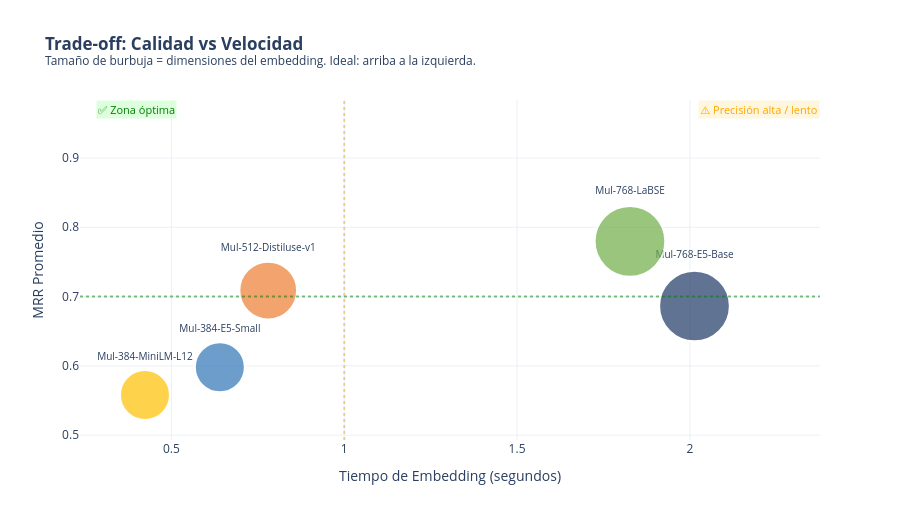

Here is the notebook cell this chart was saved with:
### Markdown cell above
---
## 3. ⏱️ Eficiencia Computacional: El Trade-off Precisión / Velocidad

Un modelo con MRR perfecto puede ser inviable en producción si introduce latencia inaceptable. El análisis coste-beneficio permite identificar el **"sweet spot"**: máxima precisión con mínimo coste computacional.

### Code cell
# ── Gráfico 3: Bubble chart — MRR vs Tiempo (tamaño = dimensiones del modelo)
dim_map = {
    'Mul-768-LaBSE': 768,
    'Mul-768-E5-Base': 768,
    'Mul-512-Distiluse-v1': 512,
    'Mul-384-E5-Small': 384,
    'Mul-384-MiniLM-L12': 384,
}
df_p_plot = df_p.copy()
df_p_plot['Dimensiones'] = df_p_plot['Modelo'].map(dim_map)

fig = px.scatter(
    df_p_plot,
    x='T. Embedding (s)', y='MRR',
    color='Modelo',
    size='Dimensiones',
    size_max=50,
    text='Modelo',
    color_discrete_sequence=PALETTE,
    title='<b>Trade-off: Calidad vs Velocidad</b><br><sup>Tamaño de burbuja = dimensiones del embedding. Ideal: arriba a la izquierda.</sup>',
    labels={'T. Embedding (s)': 'Tiempo de Embedding (segundos)', 'MRR': 'MRR Promedio'},
    hover_data={'RAM (MB)': ':.0f', 'Eficiencia': ':.3f'}
)

fig.update_traces(textposition='top center', marker=dict(line=dict(width=2, color='white')))
fig.update_traces(textfont=dict(size=10))



# Cuadrantes
fig.add_hline(y=0.70, line_dash='dot', line_color='green', opacity=0.5)
fig.add_vline(x=1.0, line_dash='dot', line_color='orange', opacity=0.5)

# Anotaciones de cuadrantes
fig.add_annotation(x=0.4, y=0.97, text='✅ Zona óptima', showarrow=False,
                   font=dict(color='green', size=11), bgcolor='rgba(200,255,200,0.6)')
fig.add_annotation(x=2.2, y=0.97, text='⚠️ Precisión alta / lento', showarrow=False,
                   font=dict(color='orange', size=11), bgcolor='rgba(255,240,200,0.6)')

fig.update_layout(height=520, showlegend=False)
fig.show()

### Figure 1 — Plotly figure (JSON) as saved in the notebook; plotly's stock layout.template omitted (floating-point values rounded to 4 significant figures)
{"data": [{"customdata": [[3878.0, 0.3409]], "hovertemplate": "Modelo=%{text}<br>Tiempo de Embedding (segundos)=%{x}<br>MRR Promedio=%{y}<br>Dimensiones=%{marker.size}<br>RAM (MB)=%{customdata[0]:.0f}<br>Eficiencia=%{customdata[1]:.3f}<extra></extra>", "legendgroup": "Mul-768-E5-Base", "marker": {"color": "#1F3864", "line": {"color": "white", "width": 2}, "size": [768], "sizemode": "area", "sizeref": 0.3072, "symbol": "circle"}, "mode": "markers+text", "name": "Mul-768-E5-Base", "orientation": "v", "showlegend": true, "text": ["Mul-768-E5-Base"], "textfont": {"size": 10}, "textposition": "top center", "type": "scatter", "x": [2.013], "xaxis": "x", "y": [0.6864], "yaxis": "y"}, {"customdata": [[3699.0, 0.9344]], "hovertemplate": "Modelo=%{text}<br>Tiempo de Embedding (segundos)=%{x}<br>MRR Promedio=%{y}<br>Dimensiones=%{marker.size}<br>RAM (MB)=%{customdata[0]:.0f}<br>Eficiencia=%{customdata[1]:.3f}<extra></extra>", "legendgroup": "Mul-384-E5-Small", "marker": {"color": "#2E75B6", "line": {"color": "white", "width": 2}, "size": [384], "sizemode": "area", "sizeref": 0.3072, "symbol": "circle"}, "mode": "markers+text", "name": "Mul-384-E5-Small", "orientation": "v", "showlegend": true, "text": ["Mul-384-E5-Small"], "textfont": {"size": 10}, "textposition": "top center", "type": "scatter", "x": [0.64], "xaxis": "x", "y": [0.598], "yaxis": "y"}, {"customdata": [[3996.0, 0.4268]], "hovertemplate": "Modelo=%{text}<br>Tiempo de Embedding (segundos)=%{x}<br>MRR Promedio=%{y}<br>Dimensiones=%{marker.size}<br>RAM (MB)=%{customdata[0]:.0f}<br>Eficiencia=%{customdata[1]:.3f}<extra></extra>", "legendgroup": "Mul-768-LaBSE", "marker": {"color": "#70AD47", "line": {"color": "white", "width": 2}, "size": [768], "sizemode": "area", "sizeref": 0.3072, "symbol": "circle"}, "mode": "markers+text", "name": "Mul-768-LaBSE", "orientation": "v", "showlegend": true, "text": ["Mul-768-LaBSE"], "textfont": {"size": 10}, "textposition": "top center", "type": "scatter", "x": [1.827], "xaxis": "x", "y": [0.7797], "yaxis": "y"}, {"customdata": [[3980.0, 0.9087]], "hovertemplate": "Modelo=%{text}<br>Tiempo de Embedding (segundos)=%{x}<br>MRR Promedio=%{y}<br>Dimensiones=%{marker.size}<br>RAM (MB)=%{customdata[0]:.0f}<br>Eficiencia=%{customdata[1]:.3f}<extra></extra>", "legendgroup": "Mul-512-Distiluse-v1", "marker": {"color": "#ED7D31", "line": {"color": "white", "width": 2}, "size": [512], "sizemode": "area", "sizeref": 0.3072, "symbol": "circle"}, "mode": "markers+text", "name": "Mul-512-Distiluse-v1", "orientation": "v", "showlegend": true, "text": ["Mul-512-Distiluse-v1"], "textfont": {"size": 10}, "textposition": "top center", "type": "scatter", "x": [0.78], "xaxis": "x", "y": [0.7088], "yaxis": "y"}, {"customdata": [[3626.0, 1.318]], "hovertemplate": "Modelo=%{text}<br>Tiempo de Embedding (segundos)=%{x}<br>MRR Promedio=%{y}<br>Dimensiones=%{marker.size}<br>RAM (MB)=%{customdata[0]:.0f}<br>Eficiencia=%{customdata[1]:.3f}<extra></extra>", "legendgroup": "Mul-384-MiniLM-L12", "marker": {"color": "#FFC000", "line": {"color": "white", "width": 2}, "size": [384], "sizemode": "area", "sizeref": 0.3072, "symbol": "circle"}, "mode": "markers+text", "name": "Mul-384-MiniLM-L12", "orientation": "v", "showlegend": true, "text": ["Mul-384-MiniLM-L12"], "textfont": {"size": 10}, "textposition": "top center", "type": "scatter", "x": [0.4233], "xaxis": "x", "y": [0.5579], "yaxis": "y"}], "layout": {"annotations": [{"bgcolor": "rgba(200,255,200,0.6)", "font": {"color": "green", "size": 11}, "showarrow": false, "text": "✅ Zona óptima", "x": 0.4, "y": 0.97}, {"bgcolor": "rgba(255,240,200,0.6)", "font": {"color": "orange", "size": 11}, "showarrow": false, "text": "⚠️ Precisión alta / lento", "x": 2.2, "y": 0.97}], "height": 520, "legend": {"itemsizing": "constant", "title": {"text": "Modelo"}, "tracegroupgap": 0}, "shapes": [{"line": {"color": "green", "dash": "dot"}, "opacity": 0.5, "type": "line", "x0": 0, "x1": 1, "xref": "x domain", "y0": 0.7, "y1": 0.7, "yref": "y"}, {"line": {"color": "orange", "dash": "dot"}, "opacity": 0.5, "type": "line", "x0": 1, "x1": 1, "xref": "x", "y0": 0, "y1": 1, "yref": "y domain"}], "showlegend": false, "title": {"text": "<b>Trade-off: Calidad vs Velocidad</b><br><sup>Tamaño de burbuja = dimensiones del embedding. Ideal: arriba a la izquierda.</sup>"}, "xaxis": {"anchor": "y", "domain": [0, 1], "title": {"text": "Tiempo de Embedding (segundos)"}}, "yaxis": {"anchor": "x", "domain": [0, 1], "title": {"text": "MRR Promedio"}}}}
